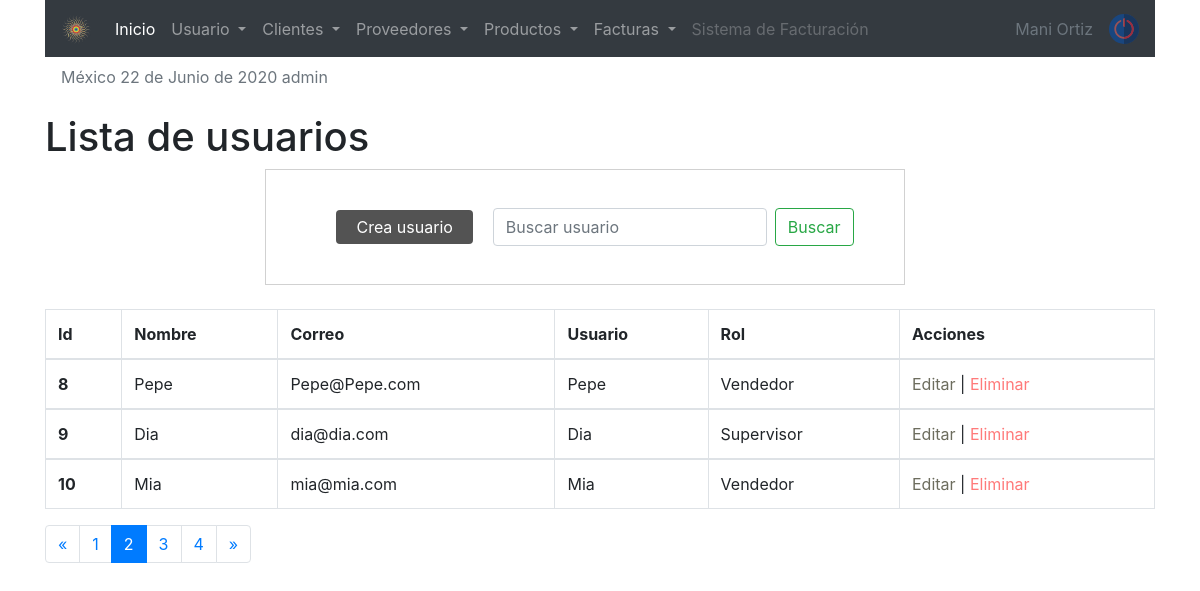
The page /sistema/lista_usuarios.php?pagina=2 (signed in) on the database its author committed.
### tables this page shows
CREATE TABLE `usuario` (
  `idusuario` int(11) NOT NULL,
  `nombre` varchar(50) DEFAULT NULL,
  `correo` varchar(100) DEFAULT NULL,
  `usuario` varchar(15) DEFAULT NULL,
  `clave` varchar(100) DEFAULT NULL,
  `rol` int(11) DEFAULT NULL,
  `estatus` int(11) NOT NULL DEFAULT 1
);

CREATE TABLE `rol` (
  `idrol` int(11) NOT NULL,
  `rol` varchar(20) DEFAULT NULL
);

### sistema/lista_usuarios.php (the view, shortened to what this page needs)
<?php
   include "../conexion.php"
?>
<!doctype html>
<html lang="en">
<link rel="stylesheet" href="css/style1.css">
  <head>
    <?php include "includes/scripts.php" ?>
  </head>
  <body>
  <?php include "includes/header.php" ?>
    <div class="container">
        <h1>Lista de usuarios </h1>
     <div class="container row">
     <form class="form-inline my-2 my-lg-0" action="buscar_usuario.php" method="get">
     <a href="registro_usuario.php" class="btn_new">Crea usuario</a>
      <input class="form-control mr-sm-2" type="search" placeholder="Buscar usuario" aria-label="Search" name="busqueda" id="busqueda">
      <button class="btn btn-outline-success my-2 my-sm-0" type="submit" value="buscar">Buscar</button>
    </form>
    </div>
<br>
<div class="table-responsive">
            <table class="table table-bordered  table-responsive-xl">
            <thead>
                <tr>
                <th scope="col">Id</th>
                <th scope="col">Nombre</th>
                <th scope="col">Correo</th>
                <th scope="col">Usuario</th>
                <th scope="col">Rol</th>
                <th scope="col">Acciones</th>
                </tr>
            </thead>
            <?php
            $sql_registe = mysqli_query($conection, "SELECT COUNT(*) as total_registro FROM usuario WHERE estatus = 1 " );
            $result_register = mysqli_fetch_array($sql_registe);
			$total_registro = $result_register['total_registro'];
			$por_pagina = 3;
			if(empty($_GET['pagina']))
			{
				$pagina = 1;
			}else{
				$pagina = $_GET['pagina'];
			}
			$desde = ($pagina-1) * $por_pagina;
			$total_paginas = ceil($total_registro / $por_pagina);
            $query = mysqli_query($conection, "SELECT u.idusuario, u.nombre, u.correo, u.usuario, r.rol FROM usuario u INNER JOIN rol r ON u.rol = r.idrol WHERE estatus = 1 ORDER BY u.idusuario ASC LIMIT $desde,$por_pagina " );
            $result = mysqli_num_rows($query);
            if($result > 0 ){
                while ($data = mysqli_fetch_array($query)){
            ?>
            <tbody>
                <tr>
                <th scope="row"><?php echo $data['idusuario']; ?></th>
                <td><?php echo $data['nombre']; ?></td>
                <td><?php echo $data['correo']; ?></td>
                <td><?php echo $data['usuario']; ?></td>
                <td><?php echo $data['rol']; ?></td>
                <td>
                    <a href="editar_usuario.php?id=<?php echo $data['idusuario']; ?>" class="link_edit">Editar </a>
                    <?php if($data['idusuario'] != 1){ ?>
                    |
                    <a href="eliminar_confirmar_usuario.php?id=<?php echo $data['idusuario']; ?>" class="link_delete">Eliminar</a>
                <?php } ?>
                </td>
                </tr>
            </tbody>
            <?php
        }
            }
            ?>
            </table>
            <nav aria-label="Page navigation example">
                <ul class="pagination">
                <?php
                if ($pagina != 1){
               ?>
                    <li class="page-item">
                    <a class="page-link" href="?pagina=<?php echo $pagina - 1; ?>" aria-label="Previous">
                        <span aria-hidden="true">&laquo;</span>
                    </a>
                    </li>
                    <?php
                    }
                    for($i=1; $i <= $total_paginas ; $i++){
                        if($i == $pagina){
                            echo '<li class="page-item active"><a class="page-link" href="?pagina='.$i.'">'.$i.'</a></li>';
                        }else{
                            echo '<li class="page-item"><a class="page-link" href="?pagina='.$i.'">'.$i.'</a></li>';
                        }
                    }
                    if ($pagina != $total_paginas){
                    ?>
                    <li class="page-item">
                    <a class="page-link" href="?pagina=<?php echo $pagina + 1; ?>" aria-label="Next">
                        <span aria-hidden="true">&raquo;</span>
                    </a>
                    </li>
                <?php } ?>
                </ul>
            </nav>
    </div>
    </div>
   </body>
</html>

### sistema/css/style1.css (style rules this page uses)
form { margin: auto; padding: 20px 50px; border: 1px solid #d1d1d1; }
.btn_new { background: rgb(83, 83, 83); color: rgb(255, 255, 255); display: inline-block; padding: 5px 20px; border-radius: 4px; margin: 20px; }
.link_edit { color: rgb(109, 109, 94); }
.link_delete { color: rgb(255, 122, 122); }

### rows shown on the page
usuario: idusuario "8", nombre "Pepe", correo "Pepe@Pepe.com", usuario "Pepe", rol.rol "Vendedor"
usuario: idusuario "9", nombre "Dia", correo "dia@dia.com", usuario "Dia", rol.rol "Supervisor"
usuario: idusuario "10", nombre "Mia", correo "mia@mia.com", usuario "Mia", rol.rol "Vendedor"

### other values the page prints
fechaC() "22 de Junio de 2020"
$_SESSION['user'] "admin"
